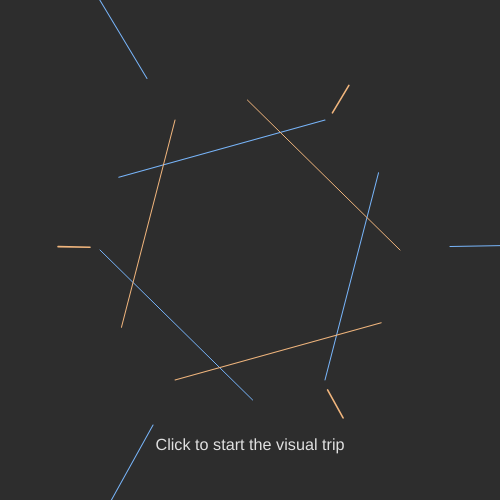
Frame 1 (no input)
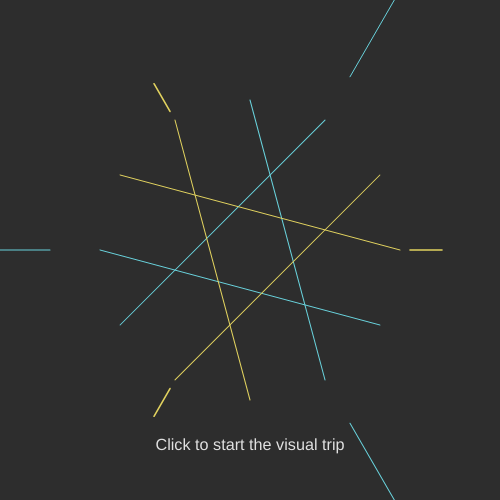
Frame 60 (no input)
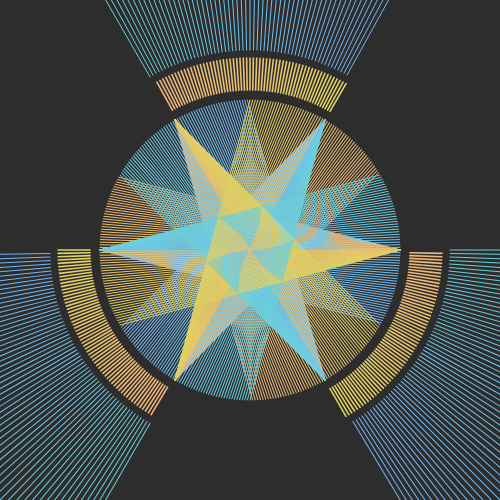
Frame 120 (the mouse pressed at the canvas centre since frame 60)

The p5.js sketch that drew these frames (run headless with seeded random() and noise() and a simulated clock; from frame 60 on, the mouse is pressed at the canvas centre):

// p5.js sketch
// ── sketch.js


function setup() {
  createCanvas(500,500);
  frameRate(60)
  angleMode(DEGREES);
  background(45);
}
//VARIABLES
var a = 0;
var c = 0;
var stop_a = false;
var toggle = true;
var stop_c = false;
var c_inverse = false;

function draw() {
  if (stop_a===false) {a = a+1}
  if (c==120) {c_inverse=true;}
  if (c_inverse===true) {c=c-0.5}
  if (c==-80) {c_inverse=false;}
  if(c_inverse===false){c=c+0.5}
  
  stroke(120-c/2,180+c,250-c);
  
  translate(width/2,height/2);
  if(toggle===true) {background(45);}
  
  //text(c,0,20)
  
  //TRIANGLE 1
  push();
  line(sin(a)*150,cos(a)*150,-150,0); 
  
  rotate(120);
  line(sin(a)*150,cos(a)*150,-150,0); 
  
  rotate(120);
  line(sin(a)*150,cos(a)*150,-150,0);
  pop();
  
  //TRIANGLE 2
  stroke(240-c/2,180+c,125-c);
  
  push();
  rotate(60);
  
  line(sin(a)*150,cos(a)*150,-150,0); 

  rotate(120);
  line(sin(a)*150,cos(a)*150,-150,0); 
  
  rotate(120);
  line(sin(a)*150,cos(a)*150,-150,0); 
  pop();
  
  //MAJOR TRIAD
  push();
  stroke(120-c/2,180+c,250-c);
  scale(-1,1);
  rotate(60);
  line(cos(a)*400,sin(a)*400,cos(a)*200,sin(a)*200); 
  
  rotate(120);
  line(cos(a)*400,sin(a)*400,cos(a)*200,sin(a)*200); 
  
  rotate(120);
  line(cos(a)*400,sin(a)*400,cos(a)*200,sin(a)*200); 
  pop();
  
  //MINOR TRIAD 1
  
  push();
  scale(-1.6,-1.6);
  line(cos(a)*120,sin(a)*120,cos(a)*100,sin(a)*100); 
  
  rotate(120);
  line(cos(a)*120,sin(a)*120,cos(a)*100,sin(a)*100); 

  rotate(120);
  line(cos(a)*120,sin(a)*120,cos(a)*100,sin(a)*100); 
  pop();
  
    
  //TEXT
  push();
  translate(0,200);
  if(toggle===true) {  
  scale(1.35,1.35)
  noStroke();
  fill(225);
  textAlign(CENTER);
  text("Click to start the visual trip",0,0);}
  pop();
  
}
function mousePressed() {if(toggle===false) {toggle=true; c=0;} else{toggle=false; c=0; background(45);}}
